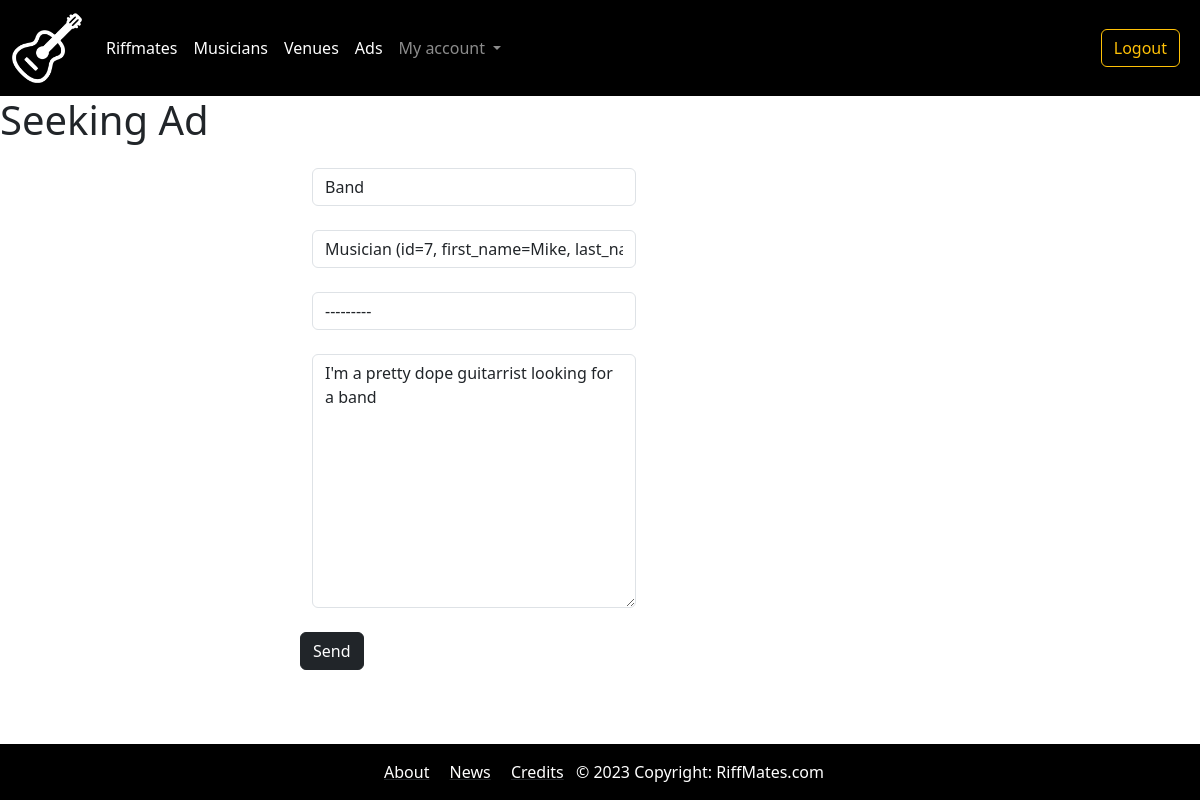
/content/ads/edit/10/ (signed in), run on an earlier commit of the app's database.
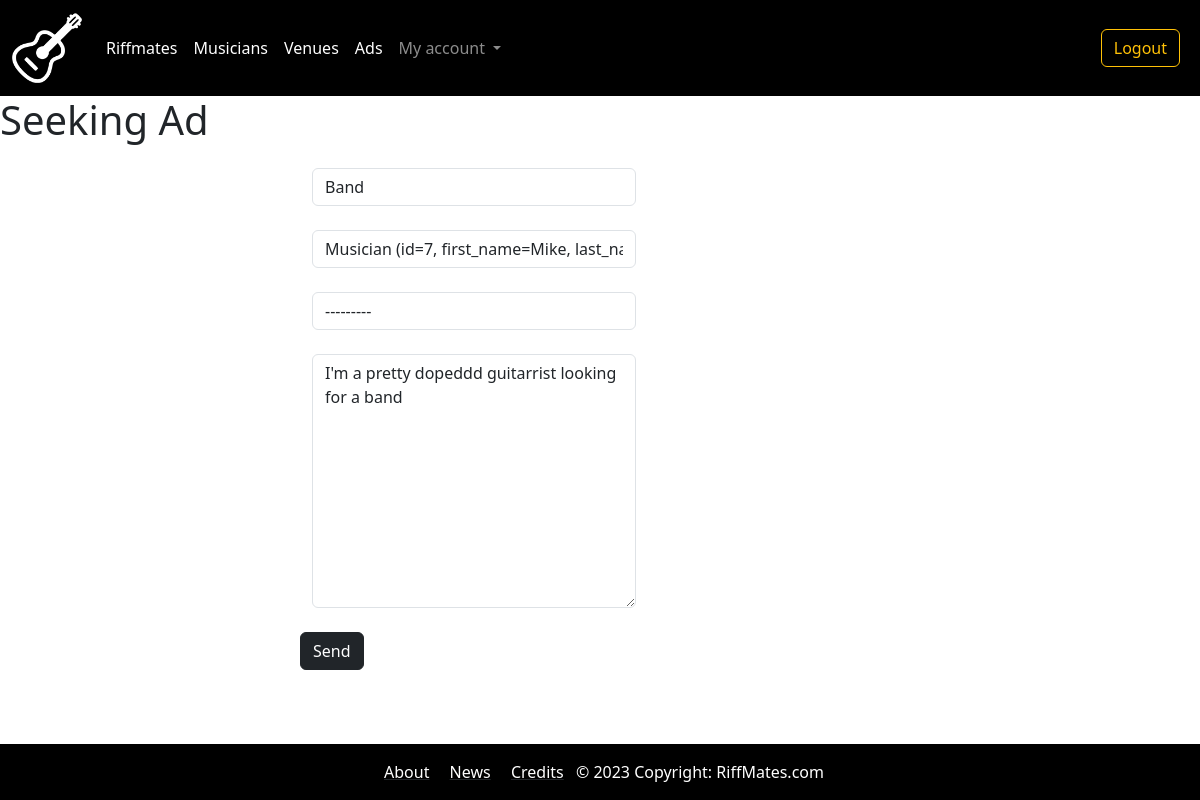
And on a later commit of the database.
### content/models.py (models this page shows, shortened)
class SeekingAd(models.Model):
    musician = models.ForeignKey(Musician, on_delete=models.SET_NULL, blank=True, null=True, help_text="Fill in if you are a musician seeking a band")
    band = models.ForeignKey(Band, on_delete=models.SET_NULL, blank=True, null=True, help_text="Fill in if you are a band seeking a musician")
    owner = models.ForeignKey(User, on_delete=models.CASCADE)
    seeking = models.CharField(max_length=1, choices=SeekingChoice.choices, help_text="I'm seeking a..")
    content = models.TextField()
    date = models.DateTimeField(auto_now=True)
    content = models.TextField()

### content/views.py (the view, shortened to what this page needs)
# urls.py: path('ads/edit/<int:ad_id>/', views.seeking_ad, name="edit_ad")
@login_required
def seeking_ad(request, ad_id=0):
    if request.method == 'GET':
        if ad_id == 0:
            form = SeekingAdForm()
        else:
            ad_instance = get_object_or_404(SeekingAd, id=ad_id)
            form = SeekingAdForm(instance=ad_instance)
    data = {
        "form": form,
    }
    return render(request, "seeking_ad.html", data)

### content/forms.py
class SeekingAdForm(forms.ModelForm):
    class Meta:
        model = SeekingAd
        fields = ["seeking", "musician", "band", "content", ]
    def __init__(self, *args, **kwargs):
        super().__init__(*args, **kwargs)
        self.fields["seeking"].widget.attrs.update({'class': 'form-control'})
        self.fields["musician"].widget.attrs.update({'class': 'form-control'})
        self.fields["band"].widget.attrs.update({'class': 'form-control'})
        self.fields["content"].widget.attrs.update({'class': 'form-control'})

### bands/models.py (called while the page is built)
    def __str__(self):
        return f"Musician (id={self.id}, first_name={self.first_name}, last_name={self.last_name})"

    def __str__(self):
        return f"Band={self.id}, Name={self.name}"

### templates/seeking_ad.html (shortened to what this page needs)
{% extends "base.html" %}
{% block content %}
<h1>Seeking Ad</h1>
<form class="col-lg-6 offset-lg-3" method="post">
  {% for field in form %}
  <div class="col-md-6 m-4">
    <div class="row justify-content-center">
      {{ field }}
    </div>
  </div>
  {% endfor %}
  <button class="btn btn-dark" type="submit">Send</button>
</form>
{% endblock content %}

What changed in the data, as far as the page shows it:
changed SeekingAd "Band": content "I'm a pretty dope guitarrist looking for a band" → "I'm a pretty dopeddd guitarrist looking for a band"
